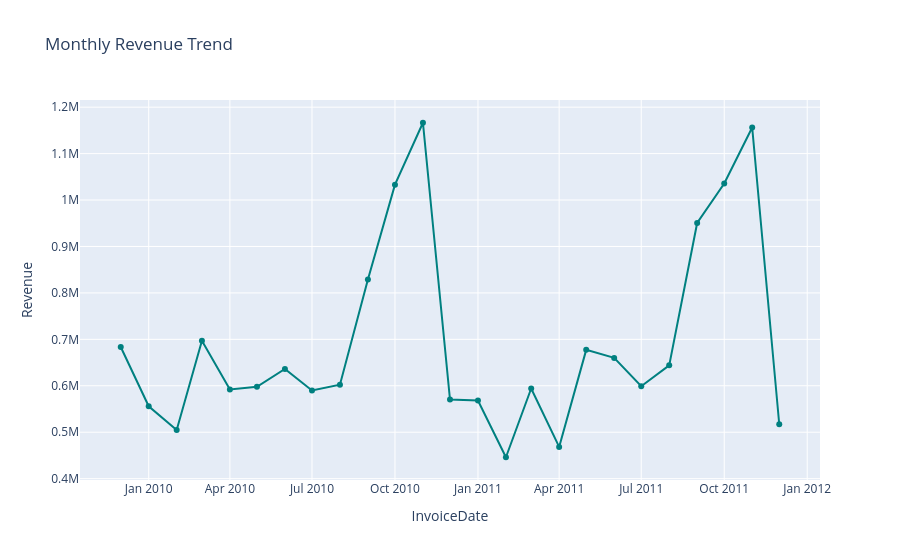

Write notebook code for a chart like this one.
### Code cell
fig = px.line(monthly_sales,x='InvoiceDate',y='Revenue',
             title= 'Monthly Revenue Trend',
             markers=True)
fig.update_traces(line_shape='linear',line=dict(width=2, color='teal'))
fig.show()

print('Revenue consistently peaks during September–November, indicating strong seasonal demand leading into the holiday shopping period.')

### Figure 1 — Plotly figure (JSON) as saved in the notebook; plotly's stock layout.template omitted (floating-point values rounded to 4 significant figures)
{"data": [{"hovertemplate": "InvoiceDate=%{x}<br>Revenue=%{y}<extra></extra>", "legendgroup": "", "line": {"color": "teal", "dash": "solid", "shape": "linear", "width": 2}, "marker": {"symbol": "circle"}, "mode": "lines+markers", "name": "", "orientation": "v", "showlegend": false, "type": "scatter", "x": ["2009-12", "2010-01", "2010-02", "2010-03", "2010-04", "2010-05", "2010-06", "2010-07", "2010-08", "2010-09", "2010-10", "2010-11", "2010-12", "2011-01", "2011-02", "2011-03", "2011-04", "2011-05", "2011-06", "2011-07", "2011-08", "2011-09", "2011-10", "2011-11", "2011-12"], "xaxis": "x", "y": [683500.0, 555800.0, 504600.0, 697000.0, 592000.0, 597800.0, 636400.0, 589700.0, 602200.0, 829000.0, 1033000.0, 1166000.0, 570400.0, 568100.0, 446100.0, 594100.0, 468400.0, 677400.0, 660000.0, 599000.0, 644100.0, 950700.0, 1036000.0, 1156000.0, 517200.0], "yaxis": "y"}], "layout": {"legend": {"tracegroupgap": 0}, "title": {"text": "Monthly Revenue Trend"}, "xaxis": {"anchor": "y", "domain": [0, 1], "title": {"text": "InvoiceDate"}}, "yaxis": {"anchor": "x", "domain": [0, 1], "title": {"text": "Revenue"}}}}
